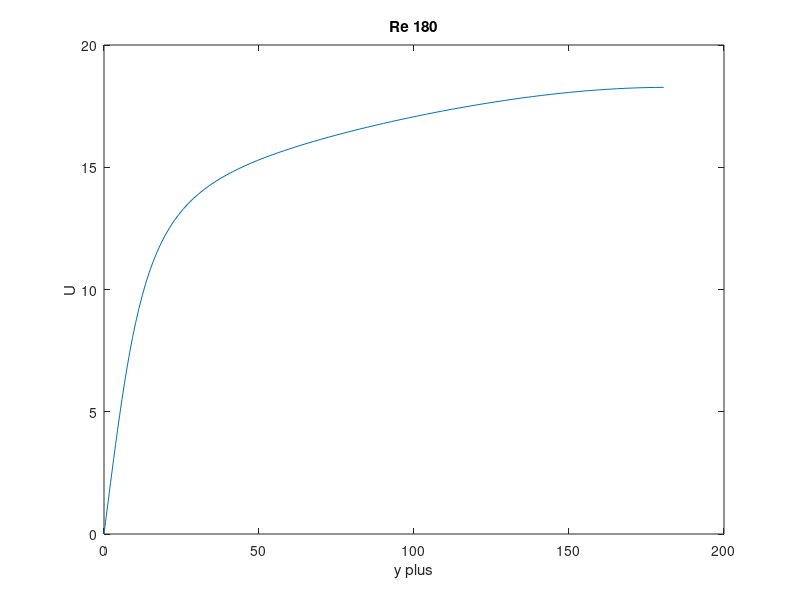
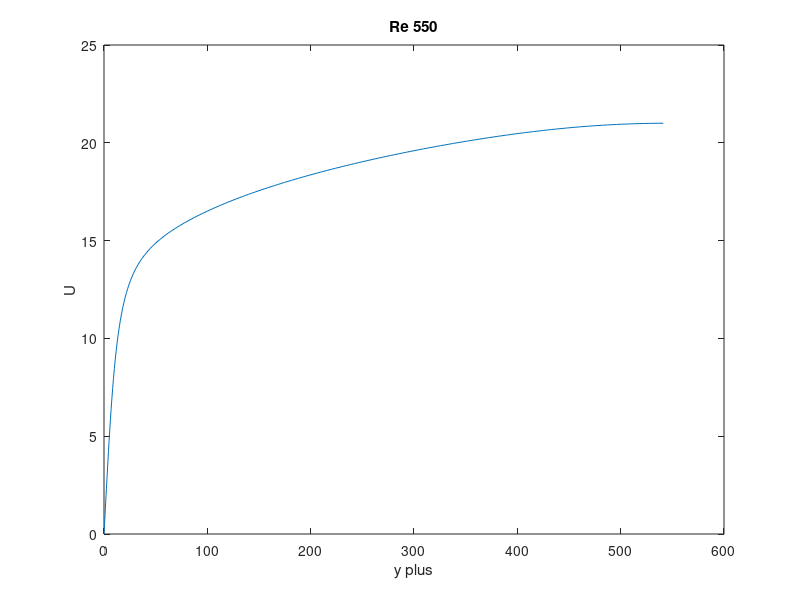

MATLAB code for these plots, in order:
clear all; clc;

%% column descriptions

%      1       : y/delta Grid point in wall-normal direction, Normalized by channel half width 
%      2       : y^+ Grid point in wall-normal direction 
%      3       : U Mean profile of streamwise velocity 
%      4       : dU/dy Derivative of U in wall-normal direction 
%      5       : W Mean profile of spanwise velocity 
%      6       : P Mean profile of pressure 

%% load data

file_550 = load('data_Re550.csv');
file_180 = load('data_Re180.csv');

%% velocity

u_550 = file_550(:,3);
u_180 = file_180(:,3);

%% y+

yplus_180 = file_180(:,2);

yplus_550 = file_550(:,2);

figure
plot(yplus_180, u_180);
title('Re 180')
xlabel('y plus') 
ylabel('U') 

figure
plot(yplus_550, u_550);
title('Re 550')
xlabel('y plus') 
ylabel('U') 
